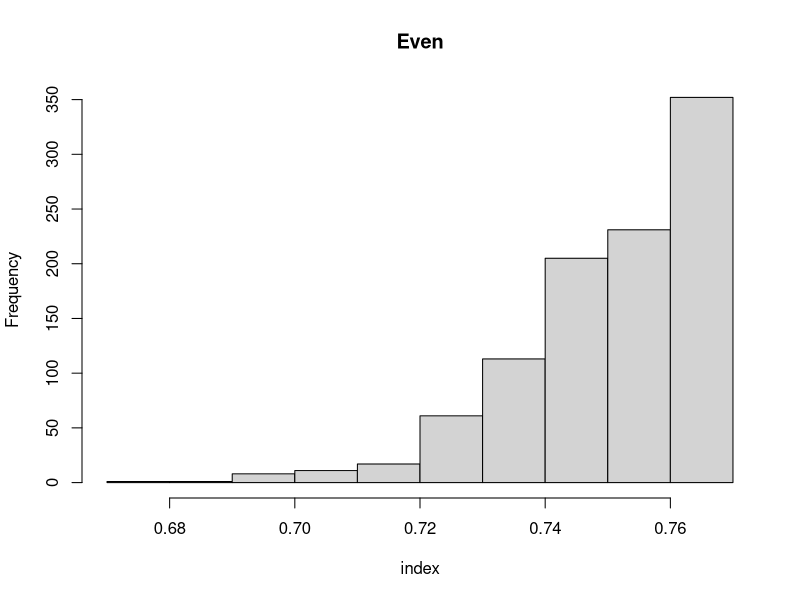
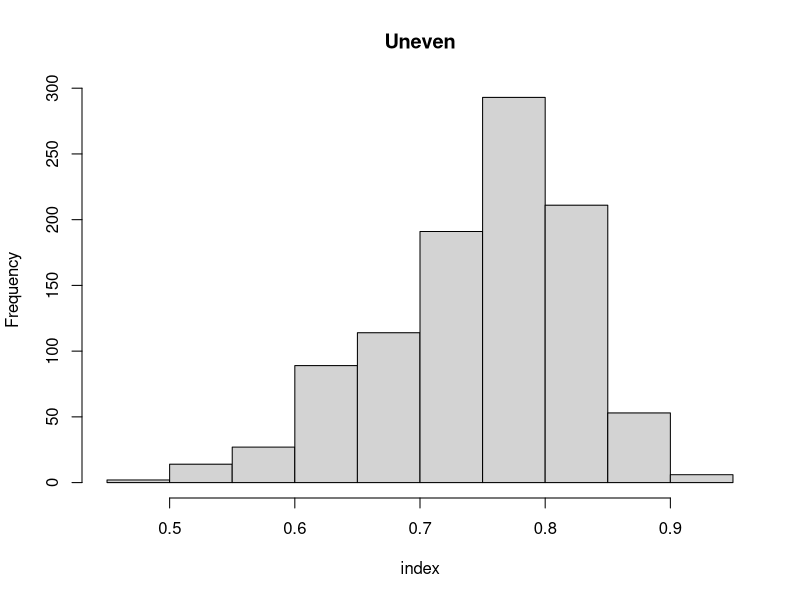
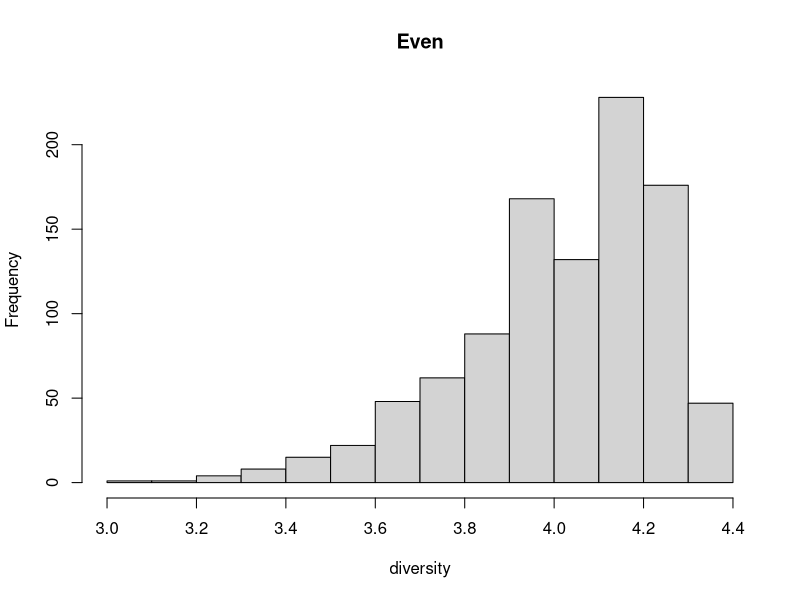
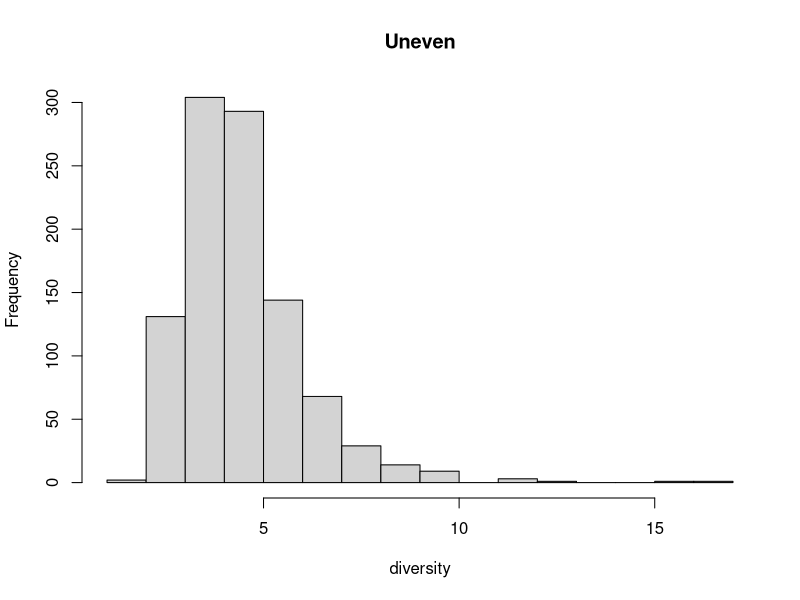

Write the R code that produced these figures, in order.

mini <- 100
seed <- 100

set.seed(seed)

sExact <- function (com){
	c <- com/sum(com)
	return(1/(sum(c^2)))
}

sApp <- function(samp){
	n <- sum(samp)
	return(1/(
		sum((samp/n)*((samp-1)/(n-1)))
	))
}

cSamp <- function(com, size){
	sp <- sample(1:length(com), size=size, prob=com, replace=TRUE)
	tab <- table(sp)
	return(as.vector(tab))
}

appRange <- function(com, size, reps){
	app <- numeric(reps)
	for (i in 1:reps){
		app[[i]] <- sApp(cSamp(com, size))
	}
	return(app)
}

com1 <- c(1, 1, 1, 1)
com2 <- c(1, rep(1/(mini-1), mini))

r1 <- appRange(com1, 40, 1000)

r2 <- appRange(com2, 40, 1000)

print(mean(r1))
print(mean(r2))

print(mean(1/r1))
print(mean(1/r2))

print(hist(1-1/r1, main="Even", xlab="index"))
print(hist(1-1/r2, main="Uneven", xlab="index"))

print(hist(r1, main="Even", xlab="diversity"))
print(hist(r2, main="Uneven", xlab="diversity"))
